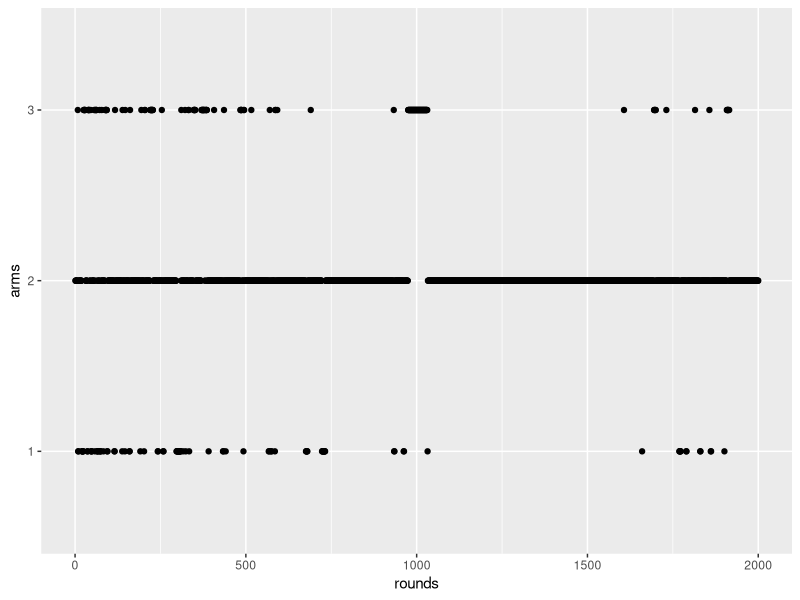
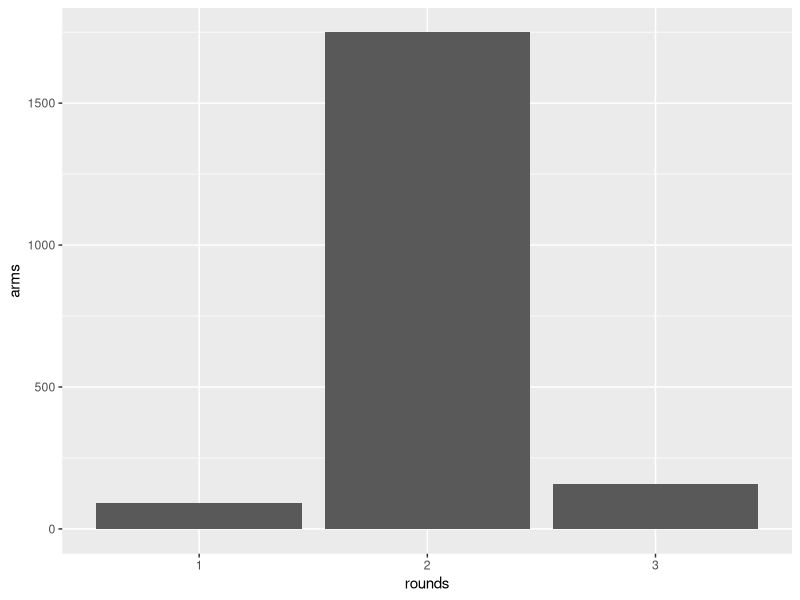
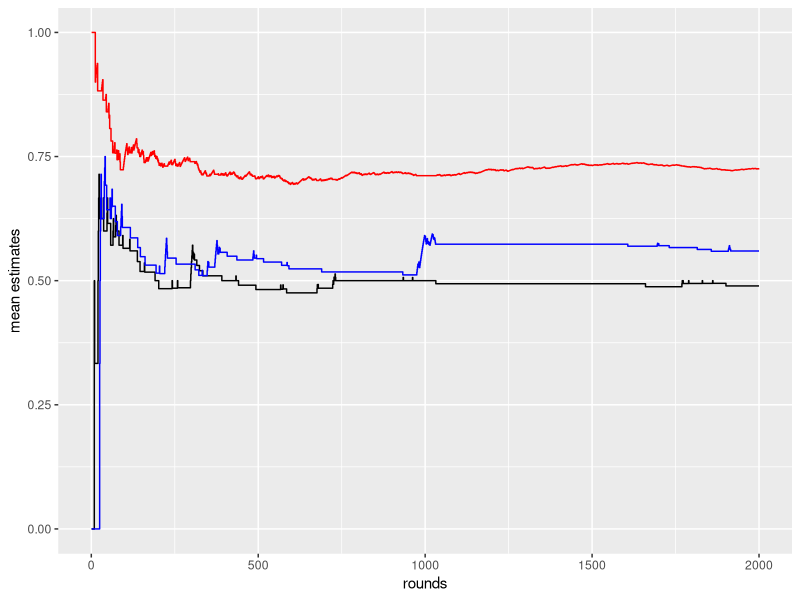
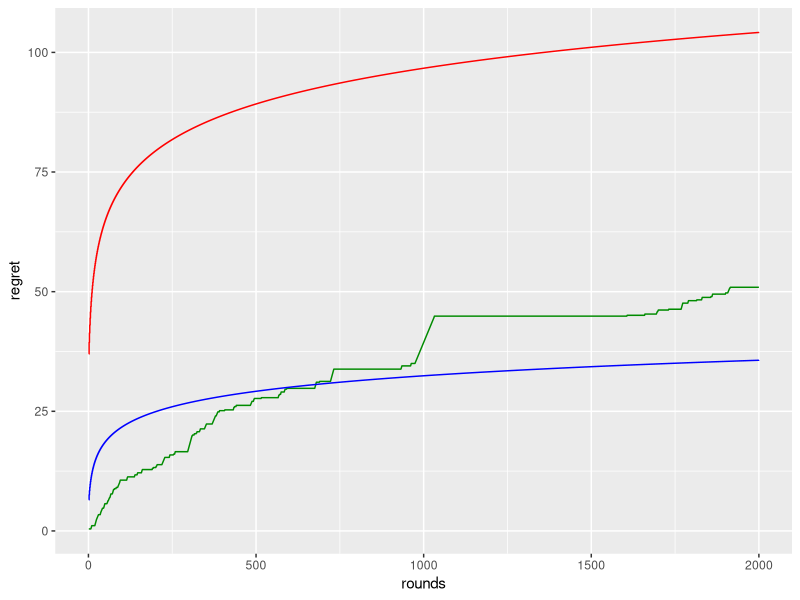

Write R code to recreate these figures, in order.
# ##################################################################################### #
# NAME: BANDITS.R
# DESCRIPTION: script to implement UCB algorithm for the multi-armed bandit problem.
# ##################################################################################### #
## BEGIN SCRIPT ----------------------------------------------------------------------- #
# ------------------------------------------------------------------------------------- #
library(tidyverse)
set.seed(3)

# Kullback Liebler function for Bernoulli distributions
kl_bernoulli <- function(p,q){
      p*log(p/q) + (1-p)*log((1-p)/(1-q))
}
# algorithm parameters
N_ROUNDS <- 2000
N_ARMS <- 3
ALPHA <- 2.2

# bandit parameters
mu_arms <- runif(N_ARMS, 0.4, 0.8)
mu_best <- max(mu_arms)
sub_opt <- mu_best - mu_arms
kl_div <- kl_bernoulli(mu_best, mu_arms)

# initialize per-round storage vectors
mu_hat <- rep(0, N_ARMS)
n_pulls <- rep(1, N_ARMS)
rewards <- rep(0, N_ARMS)

# bookkeeping
mu_hat_rounds <- matrix(rep(0, N_ARMS * N_ROUNDS), nrow = N_ROUNDS)
ucbs_rounds <- matrix(rep(0, N_ARMS * N_ROUNDS), nrow = N_ROUNDS)
arm_rounds <- rep(0, N_ROUNDS)
regret_pseudo <- rep(0, N_ROUNDS)
regret_bound <- rep(0, N_ROUNDS)
regret_bound_lo <- rep(0, N_ROUNDS)

# play N_ARMS exploration rounds
for(j in 1:N_ARMS){
      rewards[j] <- rbinom(1, 1, prob = mu_arms[j])
}
mu_hat <- rewards / n_pulls

# play N_ARMS + N_ROUNDS rounds
for(i in 1:N_ROUNDS){
      # select arm according to UCB
      ucbs <- mu_hat + sqrt(ALPHA * 0.5 * log(i+N_ARMS) / n_pulls)
      arm_idx <- which(ucbs == max(ucbs))
      if(length(arm_idx) > 1){
            idx <- sample(length(arm_idx), 1)
            arm_idx <- arm_idx[idx]
      }
      # pull selected arm
      rewards[arm_idx] <- rewards[arm_idx] + rbinom(1, 1, mu_arms[arm_idx])
      n_pulls[arm_idx] <- n_pulls[arm_idx] + 1
      # update mean estimates
      mu_hat[arm_idx] <- rewards[arm_idx] / n_pulls[arm_idx]
      # bookkeeping
      regret_pseudo[i] <- sum(sub_opt * n_pulls)
      regret_bound[i] <- sum(ALPHA*sub_opt[sub_opt > 0]/(2*sub_opt[sub_opt > 0]^2)*
                                   log(i+N_ARMS) + ALPHA / (ALPHA - 2))
      regret_bound_lo[i] <- sum(sub_opt[sub_opt > 0]*log(i+N_ARMS)/kl_div[kl_div > 0])
      ucbs_rounds[i,] <- ucbs
      mu_hat_rounds[i,] <- mu_hat
      arm_rounds[i] <- arm_idx
}

# time series of selected arms
ggplot() + geom_point(aes(x = 1:N_ROUNDS, y = as.factor(arm_rounds))) + 
      labs(x = "rounds", y = "arms")

# bar chart of selected arms
ggplot() + geom_bar(aes(as.factor(arm_rounds))) + labs(x = "rounds", y = "arms")

# time series of estimated means of each arm
ggplot() + geom_step(aes(x = 1:N_ROUNDS, y = mu_hat_rounds[,1])) +
      geom_step(aes(x = 1:N_ROUNDS, y = mu_hat_rounds[,2]), color = "red") +
      geom_step(aes(x = 1:N_ROUNDS, y = mu_hat_rounds[,3]), color = "blue") + 
      labs(x = "rounds", y = "mean estimates")

# time series of cumulative regret vs. bounds
ggplot() + geom_line(aes(x = 1:N_ROUNDS, y = regret_pseudo), color = "green4") +
      geom_step(aes(x = 1:N_ROUNDS, y = regret_bound), color = "red")  +
      geom_step(aes(x = 1:N_ROUNDS, y = regret_bound_lo), color = "blue")  + 
      labs(x = "rounds", y = "regret")

# time series of UCBs
# ggplot() + geom_step(aes(x = 1:N_ROUNDS, y = ucbs_rounds[,1])) +
#       geom_step(aes(x = 1:N_ROUNDS, y = ucbs_rounds[,2]), color = "red")  +
#       geom_step(aes(x = 1:N_ROUNDS, y = ucbs_rounds[,3]), color = "blue") + 
#       labs(x = "rounds", y = "UCB estimates")

# time series of deviations of estimates from actuals
# ggplot() + geom_step(aes(x=1:N_ROUNDS, y = mu_arms[1] - mu_hat_rounds[,1])) +
#       geom_step(aes(x=1:N_ROUNDS, y = mu_arms[2] - mu_hat_rounds[,2]), color="red") +
#       geom_step(aes(x=1:N_ROUNDS, y = mu_arms[3] - mu_hat_rounds[,3]), color="blue") + 
#       labs(x = "rounds", y = "mean estimates deviations")
# ##################################################################################### #
## END OF SCRIPT ---------------------------------------------------------------------- #
# ##################################################################################### #